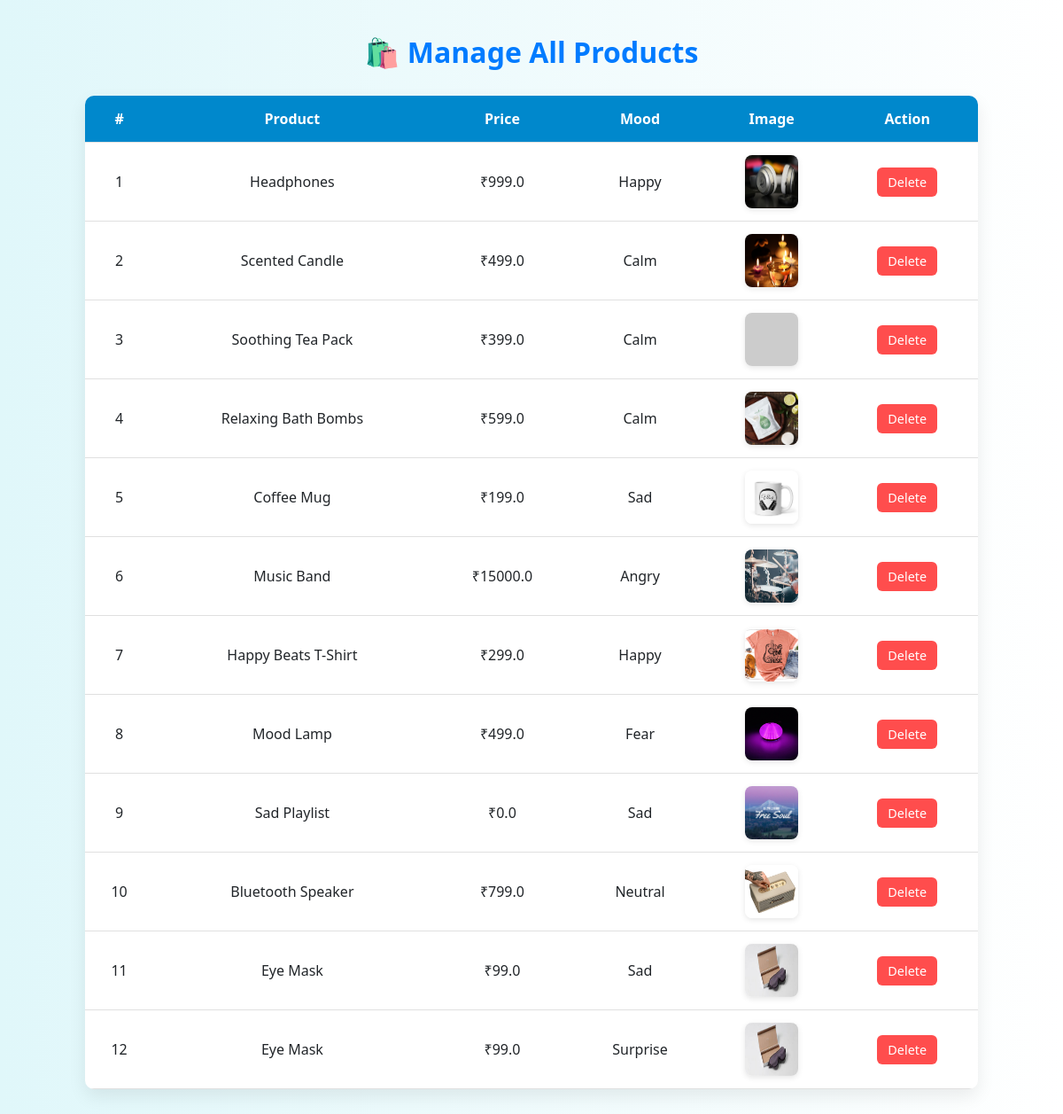
/admin/products, run on the app's committed database.
### tables this page shows
CREATE TABLE products (
        id INTEGER PRIMARY KEY AUTOINCREMENT,
        name TEXT NOT NULL,
        price REAL NOT NULL,
        image TEXT,
        mood TEXT
    );

### app/routes.py (the view)
@main.route('/admin/products', methods=['GET'])
def manage_products():
    conn = get_db_connection()
    c = conn.cursor()
    c.execute("SELECT * FROM products")
    products = c.fetchall()
    conn.close()
    return render_template('manage_products.html', products=products)

### app/routes.py (called while the page is built)
def get_db_connection():
    db_path = os.path.join(os.path.dirname(__file__), "../moodbeats.db")
    return sqlite3.connect(db_path, check_same_thread=False)

### app/templates/manage_products.html (shortened to what this page needs)
<!DOCTYPE html>
<html>
  <head>
    <link
      href="https://cdn.jsdelivr.net/npm/bootstrap@5.3.0/dist/css/bootstrap.min.css"
      rel="stylesheet"
    />
  </head>
  <body>
    <h2>🛍️ Manage All Products</h2>
     {% if products %}
    <table>
      <tr>
        <th>#</th>
        <th>Product</th>
        <th>Price</th>
        <th>Mood</th>
        <th>Image</th>
        <th>Action</th>
      </tr>
      {% for product in products %}
      <tr>
        <td>{{ loop.index }}</td>
        <td>{{ product[1] }}</td>
        <td>₹{{ product[2] }}</td>
        <td>{{ product[4] | capitalize }}</td>
        <td>
          <img
            src="{{ url_for('static', filename='images/' ~ product[3]) }}"
            width="60"
            height="60"
            alt="Product Image"
            onerror="this.src='https://via.placeholder.com/60?text=N/A';"
          />
        </td>
        <td>
          <form
            method="POST"
            action="{{ url_for('main.delete_product', product_id=product[0]) }}"
          >
            <button type="submit" class="btn-delete">Delete</button>
          </form>
        </td>
      </tr>
      {% endfor %}
    </table>
    {% else %}
    <p class="text-center text-muted mt-5">
      No products found. Add some to get started!
    </p>
    {% endif %}
  </body>
</html>

### app/templates/manage_products.html (style rules this page uses)
body { font-family: "Segoe UI", sans-serif; background: linear-gradient(to right, #e0f7fa, #ffffff); padding: 40px; }
h2 { color: #007bff; font-weight: bold; margin-bottom: 30px; text-align: center; }
table { border-collapse: collapse; margin: 0 auto; width: 90%; background-color: white; border-radius: 10px; overflow: hidden; box-shadow: 0 8px 20px rgba(0, 0, 0, 0.08); }
th, td { padding: 14px; text-align: center; border-bottom: 1px solid #e0e0e0; vertical-align: middle; }
th { background-color: #0088cc; color: white; font-weight: bold; }
img { border-radius: 8px; box-shadow: 0 2px 6px rgba(0, 0, 0, 0.1); }
.btn-delete { background-color: #ff4d4d; color: white; padding: 6px 12px; border: none; border-radius: 6px; font-size: 0.9em; }

### data on the page
products: name "Headphones", price "999.0", mood "Happy", image (picture)
products: name "Scented Candle", price "499.0", mood "Calm", image (picture)
products: name "Soothing Tea Pack", price "399.0", mood "Calm"
products: name "Relaxing Bath Bombs", price "599.0", mood "Calm", image (picture)
products: name "Coffee Mug", price "199.0", mood "Sad", image (picture)
products: name "Music Band", price "15000.0", mood "Angry", image (picture)
products: name "Happy Beats T-Shirt", price "299.0", mood "Happy", image (picture)
products: name "Mood Lamp", price "499.0", mood "Fear", image (picture)
products: name "Sad Playlist", price "0.0", mood "Sad", image (picture)
products: name "Bluetooth Speaker", price "799.0", mood "Neutral", image (picture)
products: name "Eye Mask", price "99.0", mood "Sad", image (picture)
products: name "Eye Mask", price "99.0", mood "Surprise", image (picture)
